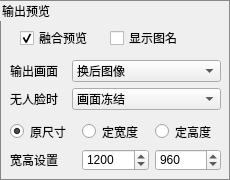
      <widget class="QGroupBox" name="groupBox_OutputPreview">
       <property name="styleSheet">
        <string notr="true">QGroupBox {border: 1px solid #888888;}
</string>
       </property>
       <property name="title">
        <string>输出预览</string>
       </property>
       <property name="flat">
        <bool>true</bool>
       </property>
       <property name="checkable">
        <bool>false</bool>
       </property>
       <widget class="QWidget" name="gridLayoutWidget_4">
        <property name="geometry">
         <rect>
          <x>10</x>
          <y>60</y>
          <width>211</width>
          <height>51</height>
         </rect>
        </property>
        <layout class="QGridLayout" name="gridOutput">
         <item row="0" column="1">
          <widget class="QComboBox" name="comboOutputType">
           <property name="styleSheet">
            <string notr="true"/>
           </property>
           <property name="currentIndex">
            <number>0</number>
           </property>
           <item>
            <property name="text">
             <string>换后图像</string>
            </property>
           </item>
           <item>
            <property name="text">
             <string>融合人脸</string>
            </property>
           </item>
           <item>
            <property name="text">
             <string>原始图像</string>
            </property>
           </item>
           <item>
            <property name="text">
             <string>原始+替换图像（横排）</string>
            </property>
           </item>
           <item>
            <property name="text">
             <string>原始+替换图像（竖排）</string>
            </property>
           </item>
          </widget>
         </item>
         <item row="0" column="0">
          <widget class="QLabel" name="label_24">
           <property name="text">
            <string>输出画面</string>
           </property>
          </widget>
         </item>
         <item row="1" column="1">
          <widget class="QComboBox" name="comboNoFaceMode">
           <property name="styleSheet">
            <string notr="true"/>
           </property>
           <item>
            <property name="text">
             <string>画面冻结</string>
            </property>
           </item>
           <item>
            <property name="text">
             <string>输出原画面</string>
            </property>
           </item>
          </widget>
         </item>
         <item row="1" column="0">
          <widget class="QLabel" name="label_14">
           <property name="text">
            <string>无人脸时</string>
           </property>
          </widget>
         </item>
        </layout>
       </widget>
       <widget class="QWidget" name="gridLayoutWidget_7">
        <property name="geometry">
         <rect>
          <x>10</x>
          <y>120</y>
          <width>211</width>
          <height>51</height>
         </rect>
        </property>
        <layout class="QGridLayout" name="gridLayout_7">
         <item row="1" column="0">
          <widget class="QLabel" name="label_52">
           <property name="text">
            <string>宽高设置</string>
           </property>
          </widget>
         </item>
         <item row="0" column="2">
          <widget class="QRadioButton" name="radioOutFixHeight">
           <property name="text">
            <string>定高度</string>
           </property>
          </widget>
         </item>
         <item row="1" column="2">
          <widget class="QSpinBox" name="spinOutputHeightLimit">
           <property name="minimum">
            <number>100</number>
           </property>
           <property name="maximum">
            <number>3000</number>
           </property>
           <property name="singleStep">
            <number>50</number>
           </property>
           <property name="value">
            <number>960</number>
           </property>
          </widget>
         </item>
         <item row="0" column="0">
          <widget class="QRadioButton" name="radioOutSizeOrigin">
           <property name="text">
            <string>原尺寸</string>
           </property>
           <property name="checked">
            <bool>true</bool>
           </property>
          </widget>
         </item>
         <item row="1" column="1">
          <widget class="QSpinBox" name="spinOutputWidthLimit">
           <property name="minimum">
            <number>100</number>
           </property>
           <property name="maximum">
            <number>6000</number>
           </property>
           <property name="singleStep">
            <number>100</number>
           </property>
           <property name="value">
            <number>1200</number>
           </property>
          </widget>
         </item>
         <item row="0" column="1">
          <widget class="QRadioButton" name="radioOutFixWidth">
           <property name="text">
            <string>定宽度</string>
           </property>
          </widget>
         </item>
        </layout>
       </widget>
       <widget class="QCheckBox" name="checkShowFaceMerge">
        <property name="geometry">
         <rect>
          <x>20</x>
          <y>30</y>
          <width>71</width>
          <height>16</height>
         </rect>
        </property>
        <property name="text">
         <string>融合预览</string>
        </property>
        <property name="checked">
         <bool>true</bool>
        </property>
       </widget>
       <widget class="QCheckBox" name="checkShowImageTitle">
        <property name="geometry">
         <rect>
          <x>110</x>
          <y>30</y>
          <width>71</width>
          <height>16</height>
         </rect>
        </property>
        <property name="toolTip">
         <string>&lt;html&gt;&lt;head/&gt;&lt;body&gt;&lt;p&gt;启用本遮罩选项就是采用模型中计算的人脸轮廓&lt;/p&gt;&lt;p&gt;优点是计算时间少，缺点是脸部如果有遮挡物可能不准确&lt;/p&gt;&lt;/body&gt;&lt;/html&gt;</string>
        </property>
        <property name="text">
         <string>显示图名</string>
        </property>
        <property name="checked">
         <bool>false</bool>
        </property>
       </widget>
      </widget>
